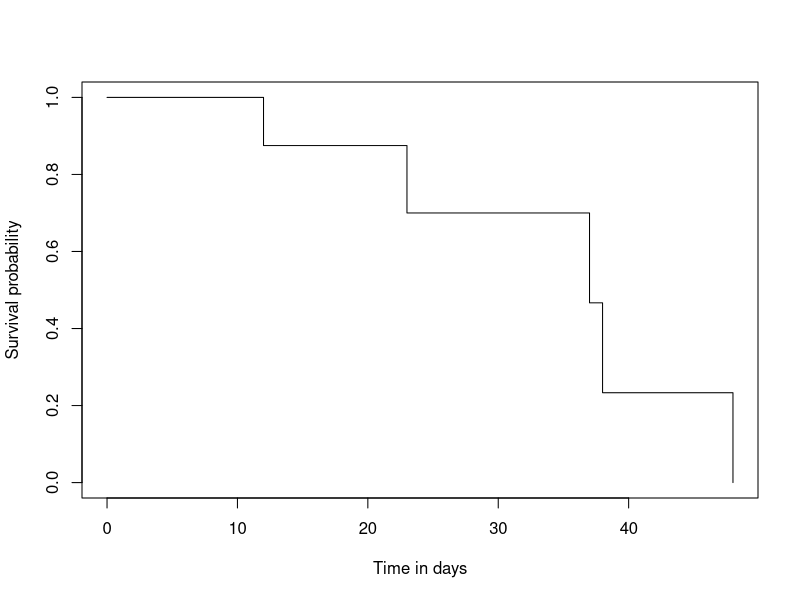

The R script that drew this image:
# example for equipment lifetime ------------------------------------------

library(survival)
tt <- c(32, 38, 48, 37, 23, 14, 12, 21)
cens <- c(0, 1, 1, 1, 1, 0, 1, 0)
Surv(tt, cens)
result.km <- survfit(Surv(tt, cens) ~ 1, conf.type="log-log")
summary(result.km)

# Kaplan-Meier plot
plot(result.km, conf.int=F, ylab="Survival probability",
     xlab="Time in days")
